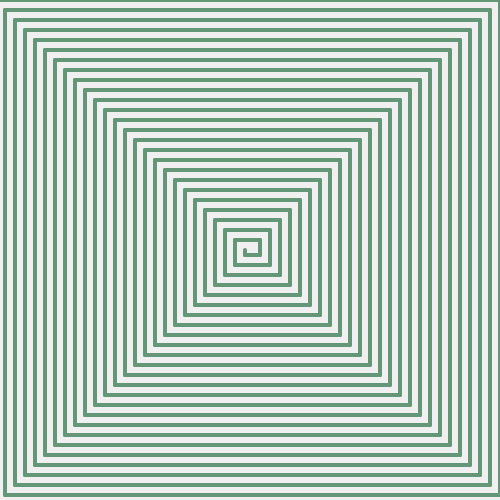
Frame 1 (no input)
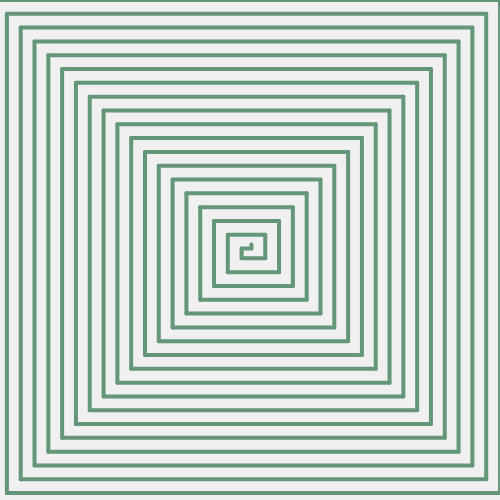
Frame 60 (no input)
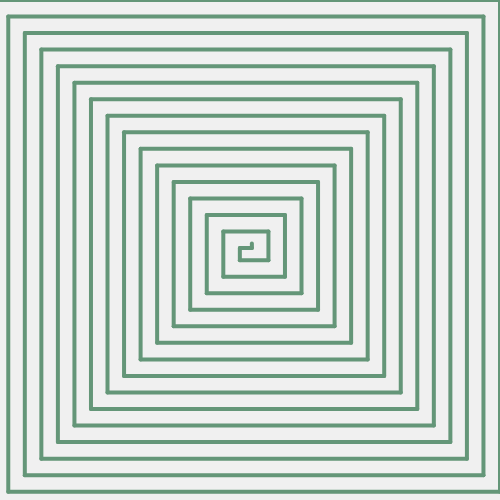
Frame 120 (the mouse pressed at the canvas centre since frame 60)

The p5.js sketch that drew these frames (run headless with seeded random() and noise() and a simulated clock; from frame 60 on, the mouse is pressed at the canvas centre):

// p5.js sketch
// ── sketch.js
// TIME COMPLEXITY: O(min(WIDTH, HEIGHT)/OFFS)

let WIDTH = 500;
let HEIGHT = 500;

let BACKGROUND_COLOR = 240;
let STROKE_COLOR = [100, 150, 120];
let STROKE_WEIGHT = 4;
let x = 0;

function setup() {
  createCanvas(WIDTH, HEIGHT);
  stroke(STROKE_COLOR)
  strokeWeight(STROKE_WEIGHT)
}

function draw() {
  background(BACKGROUND_COLOR)
  translate(WIDTH/2, HEIGHT/2);
  let offs = abs(10*sin(x))+5
  x += 0.05;
  spiral(min(WIDTH/2, HEIGHT/2), offs)
}

function spiral(radius, offs) {
  if(radius <= 0) {
    return;
  }
  line(-radius-offs, -radius, radius, -radius);
  line(radius, -radius, radius, radius-offs);
  rotate(PI);
  spiral(radius-offs, offs)
}
